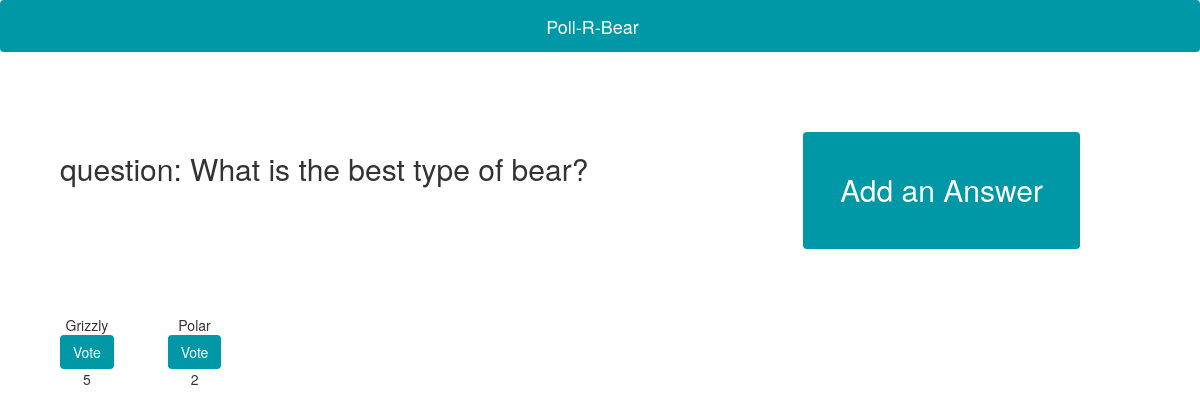
Before: /question/1 with the older database file.
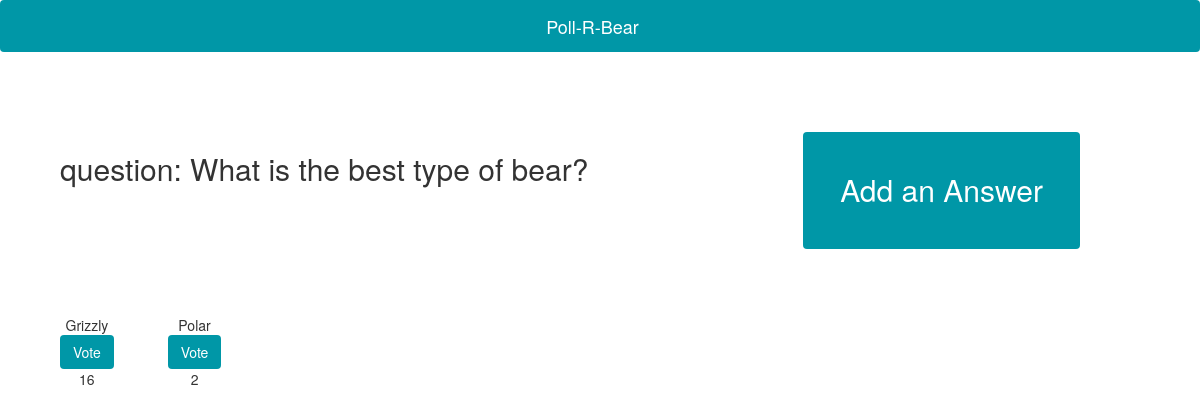
After: the same page with the newer database file.
### Poll_R_Bear/models.py (models this page shows, shortened)
class Answer(models.Model):
	question = models.ForeignKey(Question, on_delete=models.CASCADE)
	text = models.CharField(max_length=200)
	upvotes = models.IntegerField(default=0)

### Poll_R_Bear/views.py (the view)
# urls.py: url(r'^question/(?P<question_id>[0-9]+)$', bear_views.question, name="question"),
def question(request, question_id):
	question = Question.objects.get(id=question_id)
	answers = Answer.objects.filter(question=question).order_by('-upvotes')
	context = {'question': question,
				'answers': answers }
	return render(request, 'question.html', context)

### Poll_R_Bear/models.py (called while the page is built)
	def __str__(self):
		return 'question: %s' % (self.text)

### Poll_R_Bear/Templates/question.html (shortened to what this page needs)
<html>
<head>
	{% load static %}
	<link rel="stylesheet" href="https://maxcdn.bootstrapcdn.com/bootstrap/3.3.7/css/bootstrap.min.css"/>
	<link rel="stylesheet" type="text/css" href="{% static 'style.css' %}"/>
</head>
<body>
	<nav class="navbar navbar-fixed">
		<div class="container-fluid">
			<div class="navbar-header">
				<div class="navbar-brand" href="#">Poll-R-Bear
				</div>
			</div>
		</div>
	</nav>
	<h2 class="question-title">
		{{ question }}
	</h2>
	<button type="button" class="btn btn-bear btn-fancy">
		Add an Answer
	</button>
	<div class="answer-wrapper">
		{% for answer in answers %}
		<div class="answer">
			<p>{{answer.text}}</p>
			<button class="btn btn-bear" onclick="upvote({{answer.id}})">Vote</button>
			<p id="{{answer.id}}">{{answer.upvotes}}</p>
		</div>
    	{% endfor %}
	</div>
</body>
</html>

Changed rows visible on the page:
changed Answer "Grizzly": upvotes "5" → "16"
